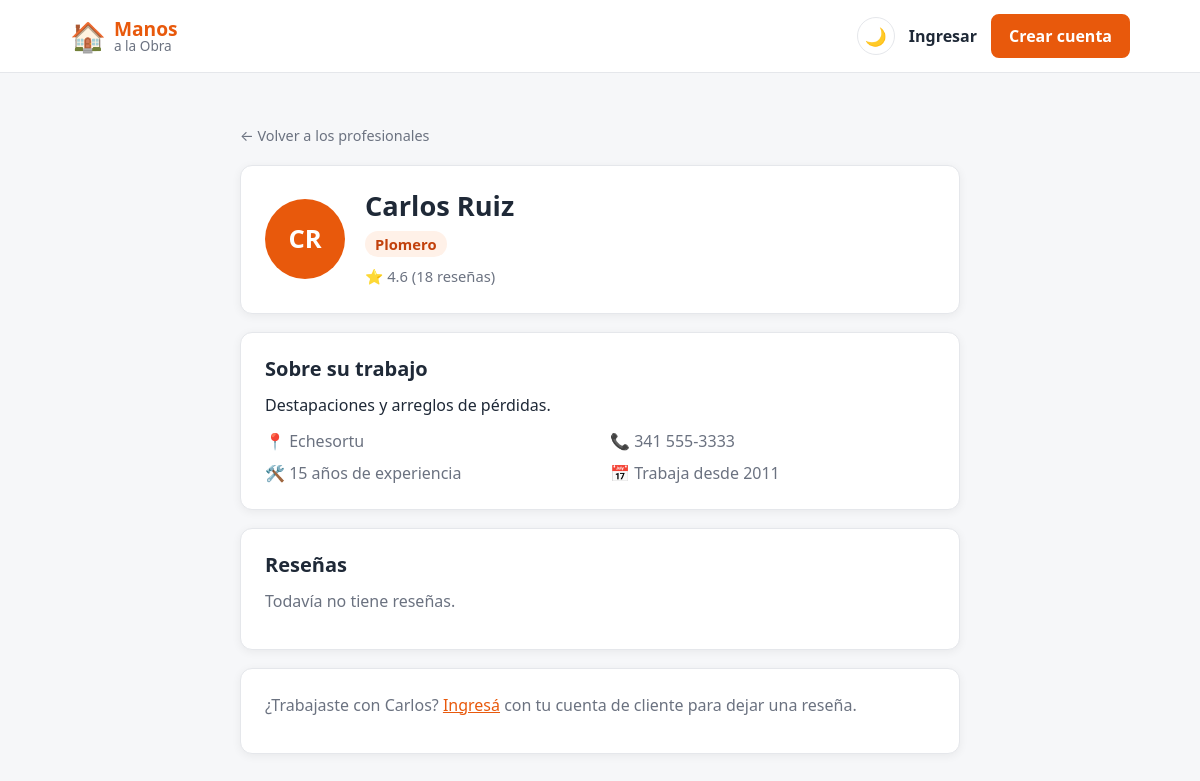
Page /perfil.php?id=3 on the earlier database version.
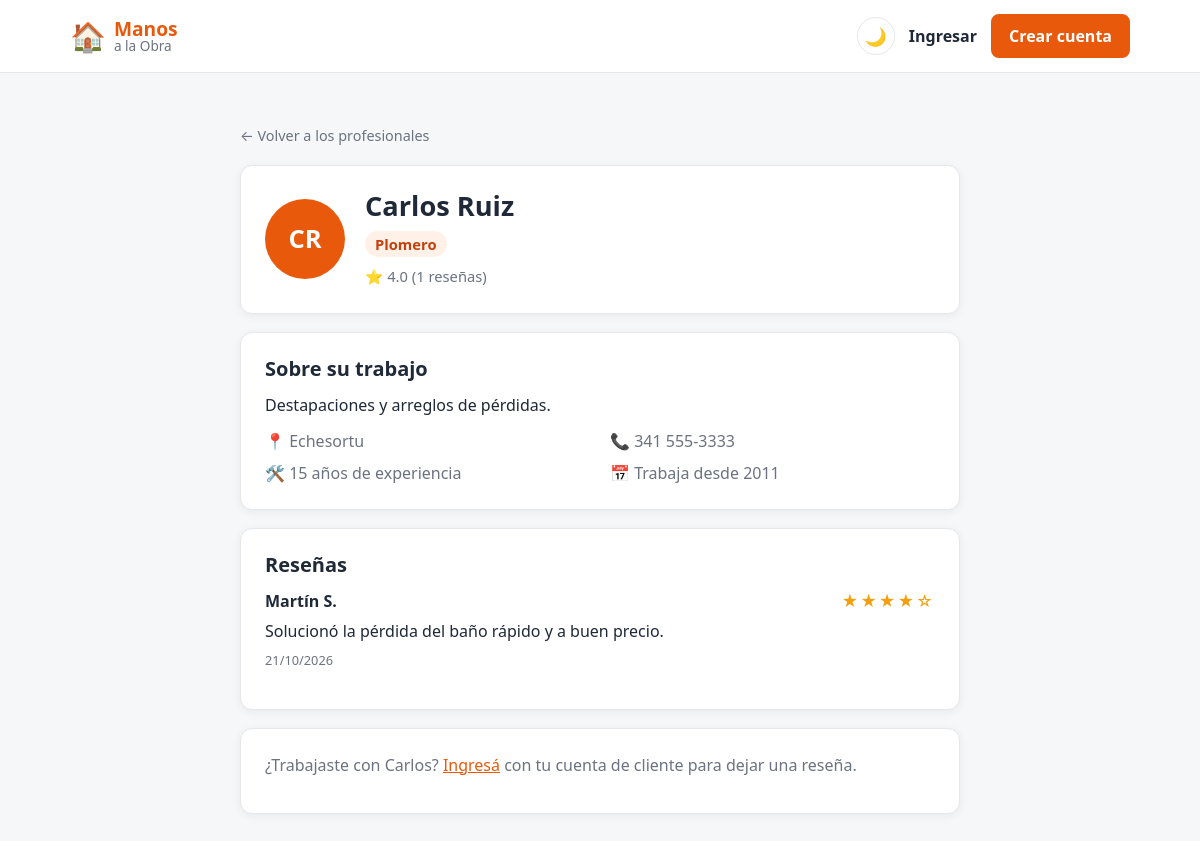
Same page on the later database version.
### tables this page shows
CREATE TABLE profesionales (
    id INT AUTO_INCREMENT PRIMARY KEY,
     
    nombre VARCHAR(60) NOT NULL,
    apellido VARCHAR(60) NOT NULL,
    email VARCHAR(120) NOT NULL UNIQUE,
    password VARCHAR(255) NOT NULL,
    iniciales VARCHAR(5) NOT NULL,
     
    oficio VARCHAR(60) NULL,
    descripcion VARCHAR(300) NULL,
    ubicacion VARCHAR(100) NULL,
    telefono VARCHAR(30) NULL,
    experiencia INT NULL,
    fecha_alta DATE NULL,
    fecha_baja DATE NULL,
     
     
    valoracion DECIMAL(2,1) DEFAULT 0,
    cantidad_resenas INT DEFAULT 0,
    creado_en TIMESTAMP DEFAULT CURRENT_TIMESTAMP
);

CREATE TABLE resenas (
    id INT AUTO_INCREMENT PRIMARY KEY,
    profesional_id INT NOT NULL,
    cliente_id INT NOT NULL,
    puntaje TINYINT NOT NULL,                 
    comentario VARCHAR(300) NOT NULL,
    creado_en TIMESTAMP DEFAULT CURRENT_TIMESTAMP,
    FOREIGN KEY (profesional_id) REFERENCES profesionales(id) ON DELETE CASCADE,
    FOREIGN KEY (cliente_id) REFERENCES clientes(id) ON DELETE CASCADE,
    UNIQUE (profesional_id, cliente_id)
);

CREATE TABLE clientes (
    id INT AUTO_INCREMENT PRIMARY KEY,
    nombre VARCHAR(60) NOT NULL,
    apellido VARCHAR(60) NOT NULL,
    email VARCHAR(120) NOT NULL UNIQUE,
    password VARCHAR(255) NOT NULL,           
    creado_en TIMESTAMP DEFAULT CURRENT_TIMESTAMP
);

### perfil.php (the view, shortened to what the changed rows need)
<?php
require "config.php";
$modo_oscuro = ($_COOKIE["tema"] ?? "") === "oscuro";
$id = (int) ($_GET["id"] ?? 0);
$es_cliente = ($_SESSION["usuario_tipo"] ?? "") === "cliente";
$consulta = $conexion->prepare(
    "SELECT profesionales.*, barrios.barrio,
            (destacado_hasta IS NOT NULL AND destacado_hasta >= CURDATE()) AS destacado
     FROM profesionales
     LEFT JOIN barrios ON barrios.id = profesionales.barrio_id
     WHERE profesionales.id = ?
       AND oficio IS NOT NULL
       AND (fecha_baja IS NULL OR fecha_baja >= CURDATE())"
);
$consulta->bind_param("i", $id);
$consulta->execute();
$profesional = $consulta->get_result()->fetch_assoc();
$resenas = [];
$ya_reseno = false;
if ($profesional) {
    $consulta = $conexion->prepare(
        "SELECT resenas.puntaje, resenas.comentario, resenas.creado_en, resenas.cliente_id,
                clientes.nombre, clientes.apellido
         FROM resenas
         JOIN clientes ON clientes.id = resenas.cliente_id
         WHERE resenas.profesional_id = ?
         ORDER BY resenas.creado_en DESC, resenas.id DESC"
    );
    $consulta->bind_param("i", $id);
    $consulta->execute();
    $resenas = $consulta->get_result()->fetch_all(MYSQLI_ASSOC);
}
function estrellas($puntaje) {
    $llenas = (int) round($puntaje);
    return str_repeat("★", $llenas) . str_repeat("☆", 5 - $llenas);
}
?>
<!DOCTYPE html>
<html lang="es">
<head>
    <link rel="stylesheet" href="style.css">
</head>
<body class="<?php echo $modo_oscuro ? "oscuro" : ""; ?>">
    <main class="seccion">
        <div class="contenedor contenedor-angosto">
            <?php if (!$profesional): ?>
                <div class="perfil-caja">
                    <h1>Perfil no disponible</h1>
                    <p>Este profesional no existe o ya no está en actividad.</p>
                </div>
            <?php else: ?>
                <div class="perfil-caja perfil-cabecera <?php echo $profesional["destacado"] ? "destacada" : ""; ?>">
                    <div class="profesional-avatar perfil-avatar"><?php echo htmlspecialchars($profesional["iniciales"]); ?></div>
                    <div class="profesional-info">
                        <h1><?php echo htmlspecialchars($profesional["nombre"] . " " . $profesional["apellido"]); ?></h1>
                        <p class="oficio"><?php echo htmlspecialchars($profesional["oficio"]); ?></p>
                        <p class="valoracion">⭐ <?php echo $profesional["valoracion"]; ?> (<?php echo $profesional["cantidad_resenas"]; ?> reseñas)</p>
                    </div>
                </div>
                <div class="perfil-caja">
                    <h2>Sobre su trabajo</h2>
                    <p><?php echo htmlspecialchars($profesional["descripcion"] ?? ""); ?></p>
                    <ul class="perfil-datos">
                        <li>📍 <?php
                            echo htmlspecialchars($profesional["ubicacion"] ?? "");
                        ?></li>
                        <li>📞 <?php echo htmlspecialchars($profesional["telefono"] ?? ""); ?></li>
                        <li>🛠️ <?php echo (int) $profesional["experiencia"]; ?> años de experiencia</li>
                        <?php if (!empty($profesional["fecha_alta"])): ?>
                            <li>📅 Trabaja desde <?php echo date("Y", strtotime($profesional["fecha_alta"])); ?></li>
                        <?php endif; ?>
                    </ul>
                </div>
                <div class="perfil-caja" id="resenas">
                    <h2>Reseñas</h2>
                    <?php if (count($resenas) === 0): ?>
                        <p class="texto-suave">Todavía no tiene reseñas.</p>
                    <?php endif; ?>
                    <?php foreach ($resenas as $r): ?>
                        <div class="resena">
                            <div class="resena-encabezado">
                                <strong><?php echo htmlspecialchars($r["nombre"] . " " . mb_substr($r["apellido"], 0, 1) . "."); ?></strong>
                                <span class="estrellas" aria-label="<?php echo $r["puntaje"]; ?> de 5"><?php echo estrellas($r["puntaje"]); ?></span>
                            </div>
                            <p><?php echo htmlspecialchars($r["comentario"]); ?></p>
                            <span class="resena-fecha"><?php echo date("d/m/Y", strtotime($r["creado_en"])); ?></span>
                        </div>
                    <?php endforeach; ?>
                </div>
                <div class="perfil-caja">
                    <?php if (!isset($_SESSION["usuario_id"])): ?>
                        <p class="texto-suave">¿Trabajaste con <?php echo htmlspecialchars($profesional["nombre"]); ?>?
                            <a href="login.php">Ingresá</a> con tu cuenta de cliente para dejar una reseña.</p>
                    <?php elseif (!$es_cliente): ?>
                        <p class="texto-suave">Solo los clientes pueden dejar reseñas.</p>
                    <?php elseif ($ya_reseno): ?>
                        <p class="texto-suave">Ya dejaste tu reseña a este profesional.</p>
                    <?php endif; ?>
                </div>
            <?php endif; ?>
        </div>
    </main>
</body>
</html>

Differences in the rows shown:
changed profesionales "Carlos Ruiz": valoracion "4.6" → "4.0"; cantidad_resenas "18" → "1"
added resenas: cliente.apellido "Martín S.", puntaje "★★★★☆", comentario "Solucionó la pérdida del baño rápido y a buen precio.", creado_en "21/10/2026"
Other differences:
text no longer shown: "Todavía no tiene reseñas."
